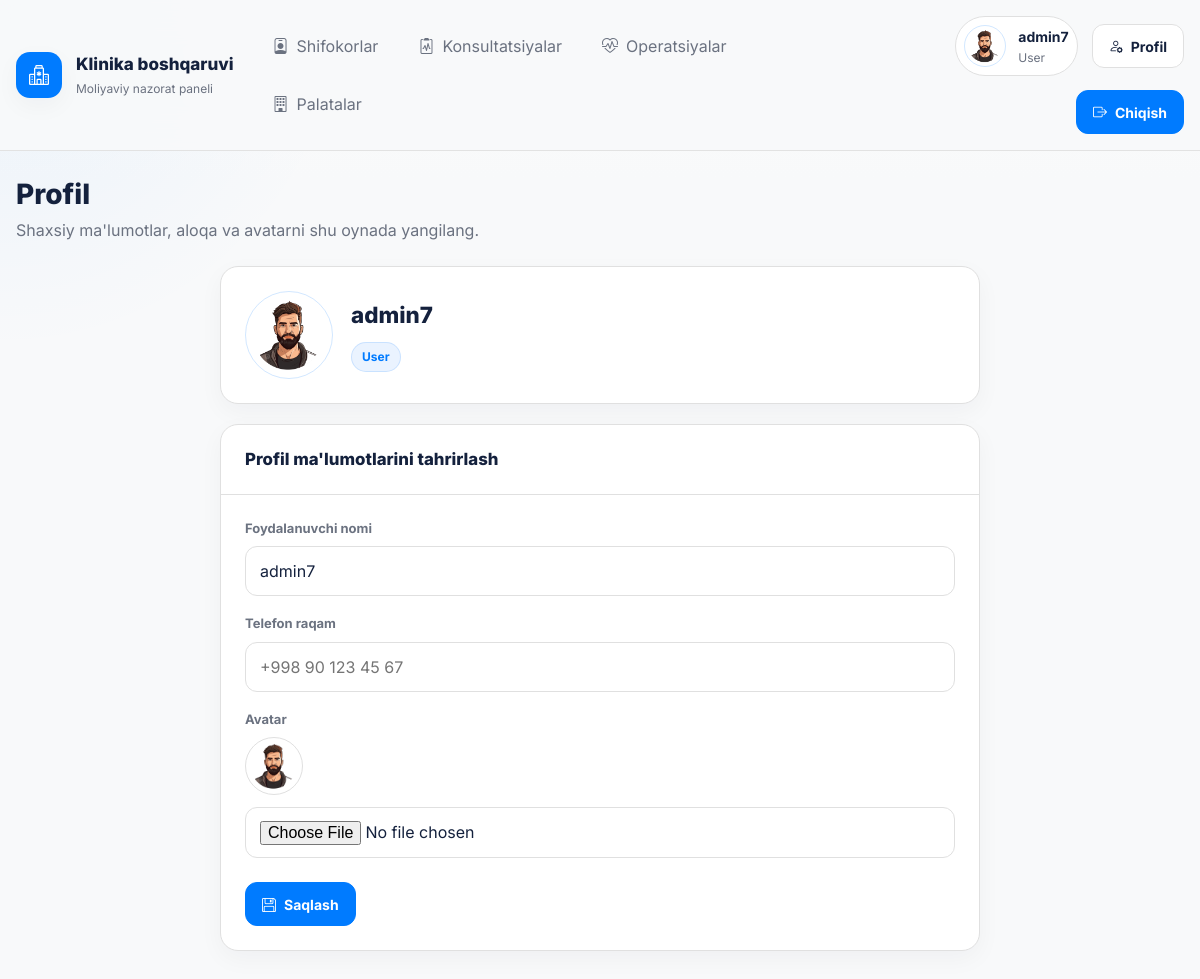
The page /accounts/profile-update/ (signed in) on the database its author committed.
### accounts/models.py (models this page shows, shortened)
class CustomUser(AbstractUser):
    ROLE_CHOICES = {
        'admin': 'Admin',
        'user': 'User',
    }
    role = models.CharField(max_length=20, choices=ROLE_CHOICES, default='user')
    phone = models.CharField(max_length=15, blank=True, null=True)
    avatar = models.ImageField(upload_to='avatars/', default='avatars/default_avatar.png', blank=True)

### accounts/views.py (the view, shortened to what this page needs)
# urls.py: path('profile-update/', ProfileUpdateView.as_view(), name='profile-update'),
class ProfileUpdateView(LoginRequiredMixin, UpdateView):
    form_class = UpdateProfileForm
    template_name = 'accounts/profile.html'
    success_url = reverse_lazy('home')
    def get_object(self):
        return self.request.user

### accounts/forms.py
class UpdateProfileForm(forms.ModelForm):
    phone = forms.CharField(
        max_length=15,
        required=False,
        widget=forms.TextInput(attrs={'placeholder': 'Telefon raqam'})
    )
    avatar = forms.ImageField(
        required=False,
        widget=forms.FileInput()
    )
    class Meta:
        model = CustomUser
        fields = ['username', 'phone', 'avatar']
    def __init__(self, *args, **kwargs):
        super().__init__(*args, **kwargs)
        self.fields['username'].widget.attrs.update({'placeholder': 'Foydalanuvchi nomi'})

### templates/accounts/profile.html (shortened to what this page needs)
{% extends 'base.html' %}
{% block content %}
<section class="page-header">
    <div>
        <h1 class="page-title">Profil</h1>
        <p class="page-description">Shaxsiy ma'lumotlar, aloqa va avatarni shu oynada yangilang.</p>
    </div>
</section>
<section class="surface-card" style="max-width: 760px; margin: 0 auto 20px;">
    <div class="surface-body" style="display: flex; align-items: center; gap: 18px; flex-wrap: wrap;">
        {% if user.avatar %}
            <img src="{{ user.avatar.url }}" class="user-avatar" alt="Avatar" style="width: 88px; height: 88px;">
        {% else %}
            <div class="user-avatar-fallback" style="width: 88px; height: 88px; font-size: 30px;">{{ user.username|first|upper }}</div>
        {% endif %}
        <div>
            <h2 style="font-size: 1.4rem; font-weight: 800;">{{ user.username }}</h2>
            <span class="tag tag-blue" style="margin-top: 10px;">{{ user.get_role_display }}</span>
        </div>
    </div>
</section>
<section class="surface-card" style="max-width: 760px; margin: 0 auto;">
    <div class="surface-head">
        <h2>Profil ma'lumotlarini tahrirlash</h2>
    </div>
    <div class="surface-body">
        <form method="post" enctype="multipart/form-data">
            <div class="form-grid">
                <div class="form-field full">
                    <label for="profile_username">Foydalanuvchi nomi</label>
                    <input id="profile_username" type="text" name="username" value="{{ user.username }}">
                </div>
                <div class="form-field full">
                    <label for="profile_phone">Telefon raqam</label>
                    <input id="profile_phone" type="text" name="phone" value="{{ user.phone|default:'' }}" placeholder="+998 90 123 45 67">
                </div>
                <div class="form-field full">
                    <label for="profile_avatar">Avatar</label>
                    <div class="avatar-preview-row">
                        {% if user.avatar %}
                            <img id="avatarPreview" class="avatar-preview" src="{{ user.avatar.url }}" alt="Avatar">
                        {% else %}
                            <img id="avatarPreview" class="avatar-preview" src="#" alt="Avatar ko'rinishi" style="display:none;">
                        {% endif %}
                        <input id="profile_avatar" type="file" name="avatar" accept="image/*" onchange="previewAvatar(this)">
                    </div>
                </div>
            </div>
            <div class="form-actions">
                <button type="submit" class="btn btn-primary"><i class="bi bi-floppy"></i>Saqlash</button>
            </div>
        </form>
    </div>
</section>
{% endblock %}

### templates/base.html (shortened to what this page needs)
<!DOCTYPE html>
<html lang="uz">
<head>
    <link rel="stylesheet" href="https://cdn.jsdelivr.net/npm/bootstrap-icons@1.11.3/font/bootstrap-icons.min.css">
</head>
<body>
    <div class="shell">
        <header class="topbar">
            <div class="topbar-inner">
                <a href="{% url 'home' %}" class="brand">
                    <span class="brand-mark"><i class="bi bi-hospital"></i></span>
                    <span class="brand-copy">
                        <span class="brand-title">Klinika boshqaruvi</span>
                        <span class="brand-subtitle">Moliyaviy nazorat paneli</span>
                    </span>
                </a>
                <div class="nav-area">
                    <ul class="nav-links">
                        <li><a href="{% url 'doctor-list' %}"><i class="bi bi-person-badge"></i>Shifokorlar</a></li>
                        <li><a href="{% url 'consultation-list' %}"><i class="bi bi-clipboard2-pulse"></i>Konsultatsiyalar</a></li>
                        <li><a href="{% url 'surgery-list' %}"><i class="bi bi-heart-pulse"></i>Operatsiyalar</a></li>
                        <li><a href="{% url 'room-list' %}"><i class="bi bi-building"></i>Palatalar</a></li>
                    </ul>
                    <div class="nav-actions">
                        {% if user.is_authenticated %}
                            <div class="user-panel">
                                {% if user.avatar %}
                                    <img src="{{ user.avatar.url }}" alt="{{ user.username }}" class="user-avatar">
                                {% else %}
                                    <div class="user-avatar-fallback">{{ user.username|first|upper }}</div>
                                {% endif %}
                                <div class="user-meta">
                                    <span class="user-name">{{ user.get_full_name|default:user.username }}</span>
                                    <span class="user-role">{{ user.get_role_display }}</span>
                                </div>
                            </div>
                            <a href="{% url 'profile-update' %}" class="btn btn-secondary"><i class="bi bi-person-gear"></i>Profil</a>
                            <a href="{% url 'logout' %}" class="btn btn-primary"><i class="bi bi-box-arrow-right"></i>Chiqish</a>
                        {% else %}
                            <a href="{% url 'login' %}" class="btn btn-secondary"><i class="bi bi-box-arrow-in-right"></i>Kirish</a>
                            <a href="{% url 'register' %}" class="btn btn-primary"><i class="bi bi-person-plus"></i>Ro'yxatdan o'tish</a>
                        {% endif %}
                    </div>
                </div>
            </div>
        </header>
        <main class="page-wrap">
            {% block content %}{% endblock %}
        </main>
    </div>
</body>
</html>

### rows shown on the page
CustomUser: avatar (placeholder picture), get_full_name "admin7", role "User", username "admin7"
